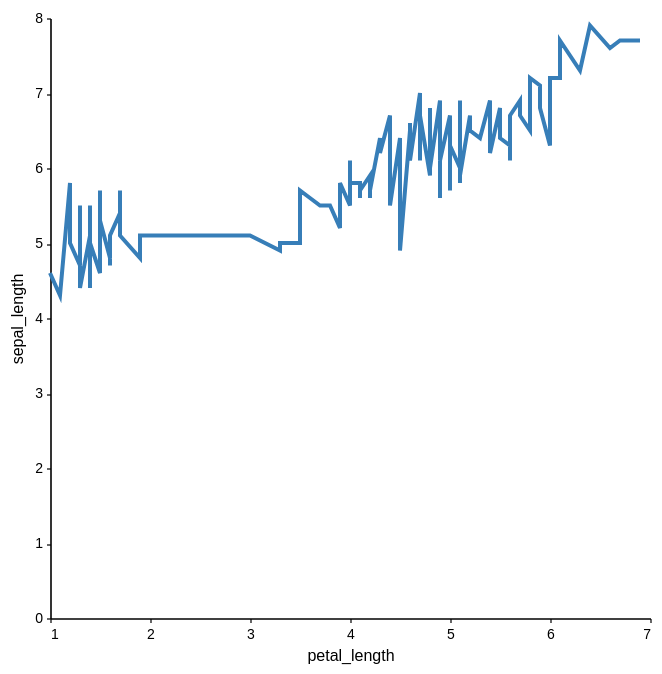

The notebook cell this image was saved under:
### Code cell
alt.Chart(df).mark_line().encode(x='petal_length', y='sepal_length')

### Figure 1 — Vega-Lite specification as saved in the notebook (floating-point values rounded to 4 significant figures; data arrays with more than 128 entries replaced by an {"elided": "..."} marker saying what was removed)
{"config": {"font": "Helvetica", "scheme": "set1", "color": {"field": "color", "type": "Set1"}, "view": {"strokeWidth": 0}, "axis": {"grid": false, "domainColor": "black", "domainWidth": 0.8, "tickColor": "black", "tickSize": 2, "tickWidth": 0.6, "labelFontWeight": "normal", "titleFontWeight": "normal", "labelFontSize": 7, "titleFontSize": 8}, "range": {"category": ["#377EB8", "#E41A1C", "#4DAF4A", "#984EA3", "#FF7F00", "#A55628"], "heatmap": {"scheme": "viridis"}, "ordinal": {"scheme": "set1"}, "ramp": {"scheme": "set1"}, "diverging": {"scheme": "set1"}}, "legend": {"labelFontWeight": "normal", "titleFontWeight": "normal", "labelFontSize": 7, "titleFontSize": 8, "symbolOpacity": 1, "symbolStrokeWidth": 0}, "boxplot": {"outliers": {"size": 8, "filled": true}}, "area": {"line": true, "fillOpacity": 0.4}, "mark": {"color": "#377EB8"}}, "data": {"name": "data-186c34c08156a5e974c5ee74800a0d21"}, "mark": "line", "encoding": {"x": {"field": "petal_length", "type": "quantitative"}, "y": {"field": "sepal_length", "type": "quantitative"}}, "$schema": "https://vega.github.io/schema/vega-lite/v4.17.0.json", "datasets": {"data-186c34c08156a5e974c5ee74800a0d21": {"elided": "150 records"}}}
